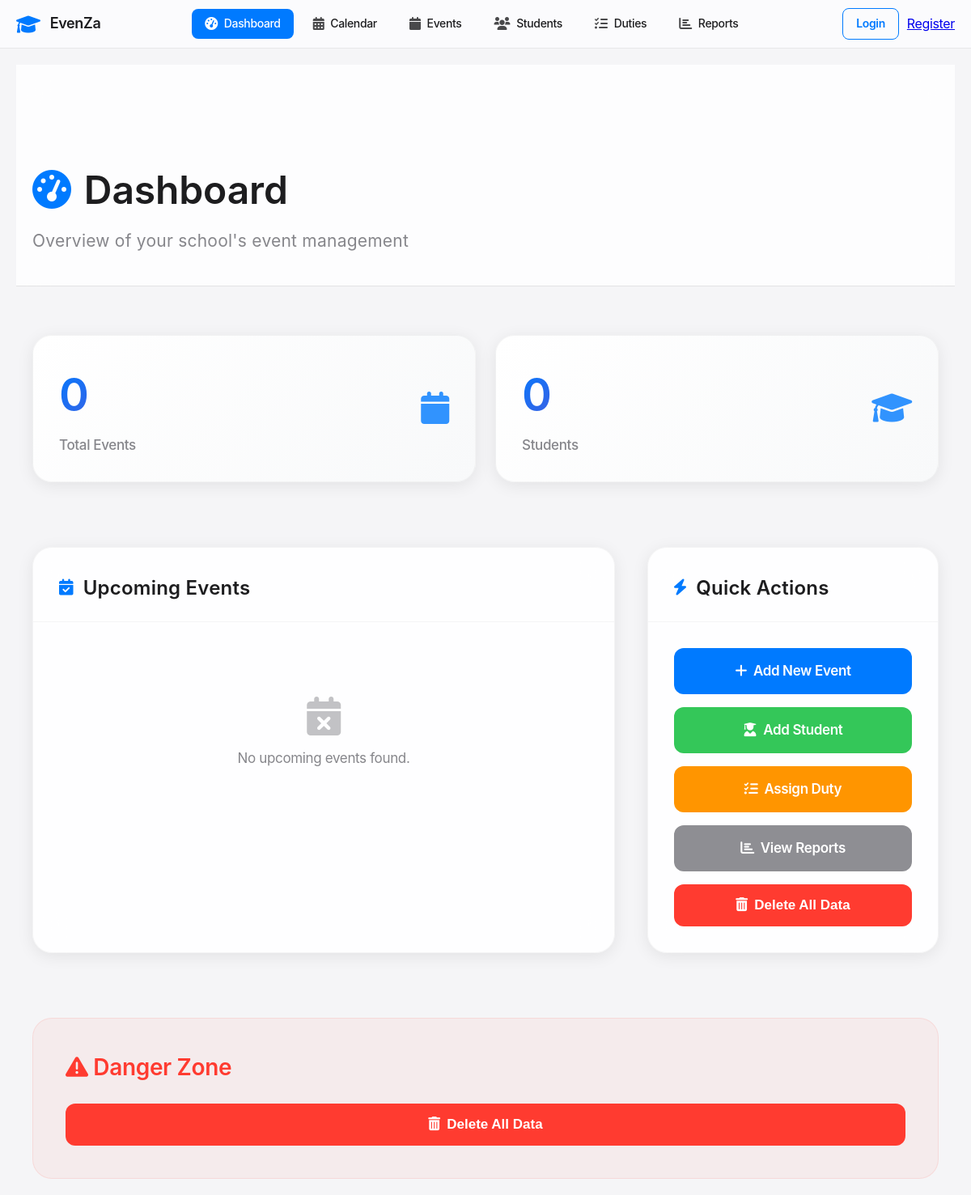
Page /dashboard on the earlier database version.
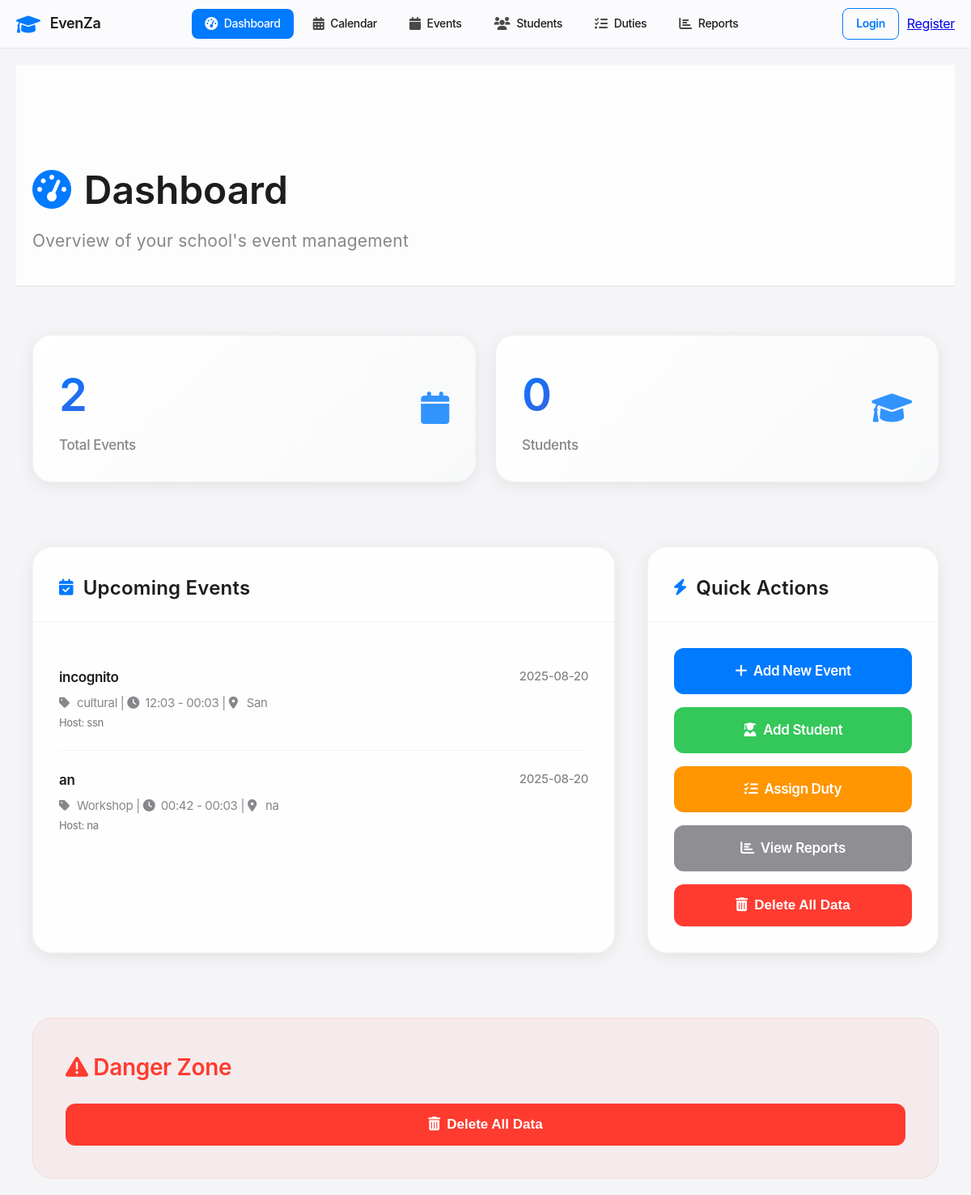
Same page on the later database version.
### tables this page shows
CREATE TABLE events (
            id INTEGER PRIMARY KEY AUTOINCREMENT,
            name TEXT NOT NULL,
            type TEXT NOT NULL,
            event_date DATE NOT NULL,
            start_time TIME NOT NULL,
            end_time TIME NOT NULL,
            venue TEXT NOT NULL,
            description TEXT,
            host_school TEXT NOT NULL,
            participating_schools TEXT,
            status TEXT DEFAULT 'upcoming',
            created_at TIMESTAMP DEFAULT CURRENT_TIMESTAMP
        );

### app.py (the view)
@app.route('/dashboard')
def dashboard():
    conn = get_db_connection()
    total_events = conn.execute('SELECT COUNT(*) as count FROM events').fetchone()['count']
    total_participants = conn.execute('SELECT COUNT(*) as count FROM participants WHERE type = "student"').fetchone()['count']
    total_duty_personnel = conn.execute('SELECT COUNT(*) as count FROM duty_personnel').fetchone()['count']
    total_duties = conn.execute('SELECT COUNT(*) as count FROM duties').fetchone()['count']
    upcoming_events = conn.execute('''
        SELECT * FROM events
        WHERE event_date >= DATE('now')
        ORDER BY event_date ASC
        LIMIT 5
    ''').fetchall()
    conn.close()
    return render_template('dashboard.html',
                         total_events=total_events,
                         total_participants=total_participants,
                         total_duty_personnel=total_duty_personnel,
                         total_duties=total_duties,
                         upcoming_events=upcoming_events)

### app.py (called while the page is built)
def get_db_connection():
    conn = sqlite3.connect('events.db')
    conn.row_factory = sqlite3.Row
    return conn

### templates/dashboard.html (shortened to what this page needs)
{% extends "base.html" %}
{% block content %}
    <div class="main-header fade-in">
        <div class="container">
            <h1><i class="fas fa-tachometer-alt"></i>Dashboard</h1>
            <p>Overview of your school's event management</p>
        </div>
    </div>
    <div class="container">
        <div class="stats-grid">
            <div class="stat-card fade-in">
                <div class="stat-card-content">
                    <div>
                        <div class="stat-number">{{ total_events }}</div>
                        <div class="stat-label">Total Events</div>
                    </div>
                    <div class="stat-icon">
                        <i class="fas fa-calendar"></i>
                    </div>
                </div>
            </div>
            <div class="stat-card fade-in">
                <div class="stat-card-content">
                    <div>
                        <div class="stat-number">{{ total_participants }}</div>
                        <div class="stat-label">Students</div>
                    </div>
                    <div class="stat-icon">
                        <i class="fas fa-graduation-cap"></i>
                    </div>
                </div>
            </div>
        </div>
        <div class="content-grid">
            <div class="apple-card fade-in">
                <div class="card-header">
                    <h2 class="card-title">
                        <i class="fas fa-calendar-check"></i>Upcoming Events
                    </h2>
                </div>
                <div class="card-body">
                    {% if upcoming_events %}
                        <ul class="event-list">
                            {% for event in upcoming_events %}
                                <li class="event-item">
                                    <div class="event-header">
                                        <div class="event-name">{{ event.name }}</div>
                                        <div class="event-date">{{ event.event_date }}</div>
                                    </div>
                                    <div class="event-details">
                                        <i class="fas fa-tag"></i>{{ event.type }} |
                                        <i class="fas fa-clock"></i>{{ event.start_time }} - {{ event.end_time }} |
                                        <i class="fas fa-map-marker-alt"></i>{{ event.venue }}
                                    </div>
                                    <div class="event-host">Host: {{ event.host_school }}</div>
                                </li>
                            {% endfor %}
                        </ul>
                    {% else %}
                        <div class="empty-state">
                            <i class="fas fa-calendar-times"></i>
                            <p>No upcoming events found.</p>
                        </div>
                    {% endif %}
                </div>
            </div>
            <div class="apple-card fade-in">
                <div class="card-header">
                    <h2 class="card-title">
                        <i class="fas fa-bolt"></i>Quick Actions
                    </h2>
                </div>
                <div class="card-body">
                    <div class="action-buttons">
                        <a href="{{ url_for('add_event') }}" class="action-btn">
                            <i class="fas fa-plus"></i>Add New Event
                        </a>
                        <a href="{{ url_for('add_participant') }}" class="action-btn success">
                            <i class="fas fa-user-graduate"></i>Add Student
                        </a>
                        <a href="{{ url_for('add_duty') }}" class="action-btn warning">
                            <i class="fas fa-tasks"></i>Assign Duty
                        </a>
                        <a href="{{ url_for('reports') }}" class="action-btn secondary">
                            <i class="fas fa-chart-bar"></i>View Reports
                        </a>
                        <button class="action-btn" style="background: #ff3b30;" onclick="if(confirm('Are you sure you want to delete ALL data? This action cannot be undone.')) { alert('Delete all data functionality would be implemented here'); }">
                            <i class="fas fa-trash-alt"></i>Delete All Data
                        </button>
                    </div>
                </div>
            </div>
        </div>
    </div>
    <div class="container">
        <div class="danger-zone">
            <h2><i class="fas fa-exclamation-triangle"></i> Danger Zone</h2>
            <div class="action-buttons">
                <button class="action-btn" style="background: #ff3b30;" onclick="confirmDeleteAllData()">
                    <i class="fas fa-trash-alt"></i>Delete All Data
                </button>
            </div>
        </div>
    </div>
{% endblock %}

### templates/base.html (shortened to what this page needs)
<!DOCTYPE html>
<html lang="en">
<head>
    <link href="https://cdnjs.cloudflare.com/ajax/libs/font-awesome/6.0.0/css/all.min.css" rel="stylesheet">
    <link href="{{ url_for('static', filename='css/style.css') }}" rel="stylesheet">
</head>
<body>
    <nav class="apple-nav">
        <div class="nav-container">
            <div class="nav-brand">
                <i class="fas fa-graduation-cap"></i>
                <span>EvenZa</span>
            </div>
            <div class="nav-menu">
                <a href="{{ url_for('dashboard') }}" class="nav-link {% if request.endpoint == 'dashboard' %}active{% endif %}">
                    <i class="fas fa-tachometer-alt"></i>
                    <span>Dashboard</span>
                </a>
                <a href="{{ url_for('calendar_view') }}" class="nav-link {% if request.endpoint == 'calendar_view' %}active{% endif %}">
                    <i class="fas fa-calendar-alt"></i>
                    <span>Calendar</span>
                </a>
                <a href="{{ url_for('events') }}" class="nav-link {% if request.endpoint == 'events' %}active{% endif %}">
                    <i class="fas fa-calendar"></i>
                    <span>Events</span>
                </a>
                <a href="{{ url_for('participants') }}" class="nav-link {% if request.endpoint == 'participants' %}active{% endif %}">
                    <i class="fas fa-users"></i>
                    <span>Students</span>
                </a>
                <a href="{{ url_for('duties') }}" class="nav-link {% if request.endpoint == 'duties' %}active{% endif %}">
                    <i class="fas fa-tasks"></i>
                    <span>Duties</span>
                </a>
                <a href="{{ url_for('reports') }}" class="nav-link {% if request.endpoint == 'reports' %}active{% endif %}">
                    <i class="fas fa-chart-bar"></i>
                    <span>Reports</span>
                </a>
            </div>
            <div class="nav-user">
                {% if session.user_id %}
                    <div class="dropdown">
                        <a class="dropdown-toggle d-flex align-items-center text-decoration-none" href="#" role="button" id="userDropdown" data-bs-toggle="dropdown" aria-expanded="false">
                            <div class="user-avatar">
                                <i class="fas fa-user-circle"></i>
                            </div>
                            <span class="ms-2 text-dark fw-medium">{{ session.username }}</span>
                        </a>
                        <ul class="dropdown-menu dropdown-menu-end" aria-labelledby="userDropdown">
                            <li><a class="dropdown-item" href="{{ url_for('logout') }}">
                                <i class="fas fa-sign-out-alt me-2"></i>Logout
                            </a></li>
                        </ul>
                    </div>
                {% else %}
                    <div class="auth-buttons">
                        <a href="{{ url_for('login') }}" class="btn-outline">Login</a>
                        <a href="{{ url_for('register') }}" class="btn-primary">Register</a>
                    </div>
                {% endif %}
            </div>
        </div>
    </nav>
    <div class="main-container" style="padding-top: 80px;">
        {% block content %}{% endblock %}
    </div>
</body>
</html>

### templates/base.html (style rules this page uses)
* { margin: 0; padding: 0; box-sizing: border-box; }
body { font-family: -apple-system, BlinkMacSystemFont, 'Segoe UI', Roboto, Oxygen, Ubuntu, Cantarell, sans-serif; background: #f5f5f7; color: #1d1d1f; }
.apple-nav { background: rgba(251, 251, 253, 0.94); backdrop-filter: saturate(180%) blur(20px); -webkit-backdrop-filter: saturate(180%) blur(20px); border-bottom: 1px solid rgba(0, 0, 0, 0.08); position: fixed; top: 0; left: 0; right: 0; z-index: 1000; height: 60px; }
.nav-container { max-width: 1200px; margin: 0 auto; padding: 0 20px; height: 100%; display: flex; align-items: center; justify-content: space-between; }
.nav-brand { display: flex; align-items: center; font-size: 18px; font-weight: 600; color: #1d1d1f; text-decoration: none; }
.nav-brand i { font-size: 24px; color: #007aff; margin-right: 12px; }
.nav-menu { display: flex; align-items: center; gap: 8px; }
.nav-link { display: flex; align-items: center; padding: 8px 16px; border-radius: 8px; text-decoration: none; color: #1d1d1f; font-size: 14px; font-weight: 500; transition: all 0.2s; }
.nav-link i { font-size: 16px; margin-right: 8px; opacity: 0.8; }
.nav-link.active { background: #007aff; color: white; }
.nav-user { display: flex; align-items: center; }
.main-container { max-width: 1200px; margin: 0 auto; padding: 20px; }
.auth-buttons { display: flex; gap: 10px; align-items: center; }
.btn-outline { padding: 8px 16px; border: 1px solid #007aff; background: transparent; color: #007aff; border-radius: 8px; font-size: 14px; font-weight: 600; text-decoration: none; transition: all 0.2s; }

Differences in the rows shown:
added events: name "incognito", event_date "2025-08-20", type "cultural", start_time "12:03", end_time "00:03", venue "San", host_school "ssn"
added events: name "an", event_date "2025-08-20", type "Workshop", start_time "00:42", end_time "00:03", venue "na", host_school "na"
Other differences:
{{ total_events }}: "0" → "2"
text no longer shown: "No upcoming events found."
